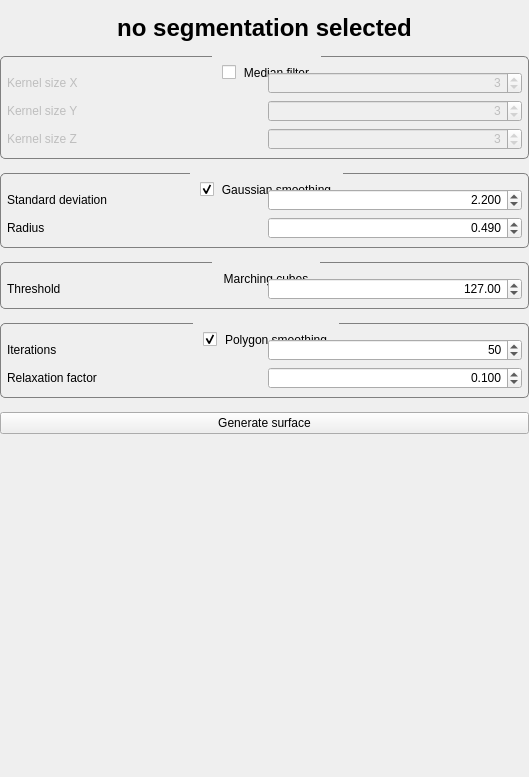
<?xml version="1.0" encoding="UTF-8"?>
<ui version="4.0">
 <class>Voxel2MeshViewControls</class>
 <widget class="QWidget" name="Voxel2MeshViewControls">
  <property name="geometry">
   <rect>
    <x>0</x>
    <y>0</y>
    <width>529</width>
    <height>777</height>
   </rect>
  </property>
  <property name="minimumSize">
   <size>
    <width>0</width>
    <height>0</height>
   </size>
  </property>
  <property name="windowTitle">
   <string>QmitkTemplate</string>
  </property>
  <property name="styleSheet">
   <string notr="true">QGroupBox {
	border-width: 1px; 
	border-style: solid; 
	border-color: grey;
	border-radius: 5px;
	margin-top: 2.5ex;
}


QGroupBox::title {
	subcontrol-origin: margin;
	subcontrol-position: top center;
	padding: 10px 10px;
}

QScrollArea{
	border: 0;
	margin:0;
	padding:0;
}

[mandatoryField=true]{
	background-color: rgb(255, 150, 150);
}

[warningField=true]{
	background-color: rgb(255, 204, 0);
}

[errorField=true]{
	background-color: rgb(255, 150, 150);
}</string>
  </property>
  <layout class="QVBoxLayout" name="verticalLayout">
   <property name="leftMargin">
    <number>0</number>
   </property>
   <property name="topMargin">
    <number>0</number>
   </property>
   <property name="rightMargin">
    <number>0</number>
   </property>
   <property name="bottomMargin">
    <number>0</number>
   </property>
   <item>
    <widget class="QWidget" name="container" native="true">
     <layout class="QVBoxLayout" name="verticalLayout_6">
      <property name="leftMargin">
       <number>0</number>
      </property>
      <property name="topMargin">
       <number>0</number>
      </property>
      <property name="rightMargin">
       <number>0</number>
      </property>
      <property name="bottomMargin">
       <number>0</number>
      </property>
      <item>
       <widget class="QScrollArea" name="scrollArea">
        <property name="widgetResizable">
         <bool>true</bool>
        </property>
        <widget class="QWidget" name="scrollAreaWidgetContents">
         <property name="geometry">
          <rect>
           <x>0</x>
           <y>0</y>
           <width>529</width>
           <height>777</height>
          </rect>
         </property>
         <layout class="QVBoxLayout" name="verticalLayout_3">
          <property name="leftMargin">
           <number>0</number>
          </property>
          <property name="topMargin">
           <number>0</number>
          </property>
          <property name="rightMargin">
           <number>0</number>
          </property>
          <property name="bottomMargin">
           <number>0</number>
          </property>
          <item>
           <layout class="QVBoxLayout" name="verticalLayout_2">
            <property name="spacing">
             <number>14</number>
            </property>
            <item>
             <widget class="QWidget" name="widget_2" native="true">
              <layout class="QVBoxLayout" name="verticalLayout_5">
               <property name="spacing">
                <number>3</number>
               </property>
               <property name="leftMargin">
                <number>0</number>
               </property>
               <property name="topMargin">
                <number>0</number>
               </property>
               <property name="rightMargin">
                <number>0</number>
               </property>
               <property name="bottomMargin">
                <number>0</number>
               </property>
              </layout>
             </widget>
            </item>
            <item>
             <widget class="QLabel" name="selectedImages">
              <property name="font">
               <font>
                <pointsize>18</pointsize>
                <weight>75</weight>
                <bold>true</bold>
               </font>
              </property>
              <property name="text">
               <string>no segmentation selected</string>
              </property>
              <property name="alignment">
               <set>Qt::AlignCenter</set>
              </property>
             </widget>
            </item>
            <item>
             <widget class="QGroupBox" name="medianGroup">
              <property name="title">
               <string>Median filter</string>
              </property>
              <property name="checkable">
               <bool>true</bool>
              </property>
              <property name="checked">
               <bool>false</bool>
              </property>
              <layout class="QVBoxLayout" name="verticalLayout_7">
               <property name="spacing">
                <number>-1</number>
               </property>
               <property name="leftMargin">
                <number>0</number>
               </property>
               <property name="topMargin">
                <number>15</number>
               </property>
               <property name="rightMargin">
                <number>0</number>
               </property>
               <property name="bottomMargin">
                <number>8</number>
               </property>
               <item>
                <widget class="QWidget" name="iterationWidget_2" native="true">
                 <property name="toolTip">
                  <string/>
                 </property>
                 <layout class="QHBoxLayout" name="horizontalLayout_3" stretch="1,1">
                  <property name="leftMargin">
                   <number>6</number>
                  </property>
                  <property name="topMargin">
                   <number>0</number>
                  </property>
                  <property name="rightMargin">
                   <number>6</number>
                  </property>
                  <property name="bottomMargin">
                   <number>0</number>
                  </property>
                  <item>
                   <widget class="QLabel" name="label_4">
                    <property name="text">
                     <string>Kernel size X</string>
                    </property>
                   </widget>
                  </item>
                  <item>
                   <widget class="QSpinBox" name="kernelXSpinBox">
                    <property name="alignment">
                     <set>Qt::AlignRight|Qt::AlignTrailing|Qt::AlignVCenter</set>
                    </property>
                    <property name="minimum">
                     <number>1</number>
                    </property>
                    <property name="maximum">
                     <number>1000</number>
                    </property>
                    <property name="value">
                     <number>3</number>
                    </property>
                   </widget>
                  </item>
                 </layout>
                </widget>
               </item>
               <item>
                <widget class="QWidget" name="relaxationWidget_2" native="true">
                 <property name="toolTip">
                  <string/>
                 </property>
                 <layout class="QHBoxLayout" name="horizontalLayout_6" stretch="1,1">
                  <property name="leftMargin">
                   <number>6</number>
                  </property>
                  <property name="topMargin">
                   <number>0</number>
                  </property>
                  <property name="rightMargin">
                   <number>6</number>
                  </property>
                  <property name="bottomMargin">
                   <number>0</number>
                  </property>
                  <item>
                   <widget class="QLabel" name="label_7">
                    <property name="text">
                     <string>Kernel size Y</string>
                    </property>
                   </widget>
                  </item>
                  <item>
                   <widget class="QSpinBox" name="kernelYSpinBox">
                    <property name="alignment">
                     <set>Qt::AlignRight|Qt::AlignTrailing|Qt::AlignVCenter</set>
                    </property>
                    <property name="minimum">
                     <number>1</number>
                    </property>
                    <property name="maximum">
                     <number>1000</number>
                    </property>
                    <property name="value">
                     <number>3</number>
                    </property>
                   </widget>
                  </item>
                 </layout>
                </widget>
               </item>
               <item>
                <widget class="QWidget" name="reductionWidget_2" native="true">
                 <property name="toolTip">
                  <string/>
                 </property>
                 <layout class="QHBoxLayout" name="horizontalLayout_7" stretch="1,1">
                  <property name="leftMargin">
                   <number>6</number>
                  </property>
                  <property name="topMargin">
                   <number>0</number>
                  </property>
                  <property name="rightMargin">
                   <number>6</number>
                  </property>
                  <property name="bottomMargin">
                   <number>0</number>
                  </property>
                  <item>
                   <widget class="QLabel" name="label_8">
                    <property name="text">
                     <string>Kernel size Z</string>
                    </property>
                   </widget>
                  </item>
                  <item>
                   <widget class="QSpinBox" name="kernelZSpinBox">
                    <property name="alignment">
                     <set>Qt::AlignRight|Qt::AlignTrailing|Qt::AlignVCenter</set>
                    </property>
                    <property name="minimum">
                     <number>1</number>
                    </property>
                    <property name="maximum">
                     <number>1000</number>
                    </property>
                    <property name="value">
                     <number>3</number>
                    </property>
                   </widget>
                  </item>
                 </layout>
                </widget>
               </item>
              </layout>
             </widget>
            </item>
            <item>
             <widget class="QGroupBox" name="gaussGroup">
              <property name="enabled">
               <bool>true</bool>
              </property>
              <property name="title">
               <string>Gaussian smoothing</string>
              </property>
              <property name="checkable">
               <bool>true</bool>
              </property>
              <layout class="QVBoxLayout" name="verticalLayout_4">
               <property name="spacing">
                <number>-1</number>
               </property>
               <property name="leftMargin">
                <number>0</number>
               </property>
               <property name="topMargin">
                <number>15</number>
               </property>
               <property name="rightMargin">
                <number>0</number>
               </property>
               <property name="bottomMargin">
                <number>8</number>
               </property>
               <item>
                <widget class="QWidget" name="iterationWidget_5" native="true">
                 <property name="toolTip">
                  <string>&lt;html&gt;&lt;head/&gt;&lt;body&gt;&lt;p&gt;Standard deviation in pixel units.&lt;/p&gt;&lt;/body&gt;&lt;/html&gt;</string>
                 </property>
                 <layout class="QHBoxLayout" name="horizontalLayout_4" stretch="1,1">
                  <property name="leftMargin">
                   <number>6</number>
                  </property>
                  <property name="topMargin">
                   <number>0</number>
                  </property>
                  <property name="rightMargin">
                   <number>6</number>
                  </property>
                  <property name="bottomMargin">
                   <number>0</number>
                  </property>
                  <item>
                   <widget class="QLabel" name="label_5">
                    <property name="text">
                     <string>Standard deviation</string>
                    </property>
                   </widget>
                  </item>
                  <item>
                   <widget class="QDoubleSpinBox" name="deviationSpinBox">
                    <property name="alignment">
                     <set>Qt::AlignRight|Qt::AlignTrailing|Qt::AlignVCenter</set>
                    </property>
                    <property name="decimals">
                     <number>3</number>
                    </property>
                    <property name="maximum">
                     <double>1000.000000000000000</double>
                    </property>
                    <property name="singleStep">
                     <double>0.050000000000000</double>
                    </property>
                    <property name="value">
                     <double>2.200000000000000</double>
                    </property>
                   </widget>
                  </item>
                 </layout>
                </widget>
               </item>
               <item>
                <widget class="QWidget" name="iterationWidget_6" native="true">
                 <property name="toolTip">
                  <string>&lt;html&gt;&lt;head/&gt;&lt;body&gt;&lt;p&gt;Determine how far out in physical units [mm] the gaussian kernel will go before being clamped to zero. If you increase this value, you'll have to adjust the threshold to prevent a dilated result. The MITK default is 0.49 while ITK-SNAP uses 0.50.&lt;/p&gt;&lt;/body&gt;&lt;/html&gt;</string>
                 </property>
                 <layout class="QHBoxLayout" name="horizontalLayout_13" stretch="1,1">
                  <property name="leftMargin">
                   <number>6</number>
                  </property>
                  <property name="topMargin">
                   <number>0</number>
                  </property>
                  <property name="rightMargin">
                   <number>6</number>
                  </property>
                  <property name="bottomMargin">
                   <number>0</number>
                  </property>
                  <item>
                   <widget class="QLabel" name="label_14">
                    <property name="text">
                     <string>Radius</string>
                    </property>
                   </widget>
                  </item>
                  <item>
                   <widget class="QDoubleSpinBox" name="radiusSpinBox">
                    <property name="alignment">
                     <set>Qt::AlignRight|Qt::AlignTrailing|Qt::AlignVCenter</set>
                    </property>
                    <property name="decimals">
                     <number>3</number>
                    </property>
                    <property name="maximum">
                     <double>1000.000000000000000</double>
                    </property>
                    <property name="singleStep">
                     <double>0.010000000000000</double>
                    </property>
                    <property name="value">
                     <double>0.490000000000000</double>
                    </property>
                   </widget>
                  </item>
                 </layout>
                </widget>
               </item>
              </layout>
             </widget>
            </item>
            <item>
             <widget class="QGroupBox" name="marchingGroup">
              <property name="enabled">
               <bool>true</bool>
              </property>
              <property name="toolTip">
               <string>&lt;html&gt;&lt;head/&gt;&lt;body&gt;&lt;p&gt;&lt;br/&gt;&lt;/p&gt;&lt;/body&gt;&lt;/html&gt;</string>
              </property>
              <property name="title">
               <string>Marching cubes</string>
              </property>
              <property name="checkable">
               <bool>false</bool>
              </property>
              <layout class="QVBoxLayout" name="verticalLayout_10">
               <property name="spacing">
                <number>-1</number>
               </property>
               <property name="leftMargin">
                <number>0</number>
               </property>
               <property name="topMargin">
                <number>15</number>
               </property>
               <property name="rightMargin">
                <number>0</number>
               </property>
               <property name="bottomMargin">
                <number>8</number>
               </property>
               <item>
                <widget class="QWidget" name="iterationWidget_7" native="true">
                 <property name="toolTip">
                  <string>&lt;html&gt;&lt;head/&gt;&lt;body&gt;&lt;p&gt;All intensity values &amp;gt;= threshold will be included in the generated mesh. Remember that this is applied after the gaussian / median filtering. A good base value to start from is label intensity / 2.&lt;/p&gt;&lt;/body&gt;&lt;/html&gt;</string>
                 </property>
                 <layout class="QHBoxLayout" name="horizontalLayout_14" stretch="1,1">
                  <property name="leftMargin">
                   <number>6</number>
                  </property>
                  <property name="topMargin">
                   <number>0</number>
                  </property>
                  <property name="rightMargin">
                   <number>6</number>
                  </property>
                  <property name="bottomMargin">
                   <number>0</number>
                  </property>
                  <item>
                   <widget class="QLabel" name="label_15">
                    <property name="text">
                     <string>Threshold</string>
                    </property>
                   </widget>
                  </item>
                  <item>
                   <widget class="QDoubleSpinBox" name="thresholdSpinBox">
                    <property name="alignment">
                     <set>Qt::AlignRight|Qt::AlignTrailing|Qt::AlignVCenter</set>
                    </property>
                    <property name="maximum">
                     <double>1000000.000000000000000</double>
                    </property>
                    <property name="value">
                     <double>127.000000000000000</double>
                    </property>
                   </widget>
                  </item>
                 </layout>
                </widget>
               </item>
              </layout>
             </widget>
            </item>
            <item>
             <widget class="QGroupBox" name="smoothingGroup">
              <property name="title">
               <string>Polygon smoothing</string>
              </property>
              <property name="checkable">
               <bool>true</bool>
              </property>
              <property name="checked">
               <bool>true</bool>
              </property>
              <layout class="QVBoxLayout" name="verticalLayout_11">
               <property name="spacing">
                <number>-1</number>
               </property>
               <property name="leftMargin">
                <number>0</number>
               </property>
               <property name="topMargin">
                <number>15</number>
               </property>
               <property name="rightMargin">
                <number>0</number>
               </property>
               <property name="bottomMargin">
                <number>8</number>
               </property>
               <item>
                <widget class="QWidget" name="iterationWidget_4" native="true">
                 <property name="toolTip">
                  <string>&lt;html&gt;&lt;head/&gt;&lt;body&gt;&lt;p&gt;Set the number of iterations for the laplacian filter in vtkSmoothPolydataFilter. Higher numbers result in a more smoothed mesh. The VTK documentation recommends small relaxation factors and large numbers of iterations.&lt;/p&gt;&lt;/body&gt;&lt;/html&gt;</string>
                 </property>
                 <layout class="QHBoxLayout" name="horizontalLayout_11" stretch="1,1">
                  <property name="leftMargin">
                   <number>6</number>
                  </property>
                  <property name="topMargin">
                   <number>0</number>
                  </property>
                  <property name="rightMargin">
                   <number>6</number>
                  </property>
                  <property name="bottomMargin">
                   <number>0</number>
                  </property>
                  <item>
                   <widget class="QLabel" name="label_12">
                    <property name="text">
                     <string>Iterations</string>
                    </property>
                   </widget>
                  </item>
                  <item>
                   <widget class="QSpinBox" name="iterationSpinBox">
                    <property name="alignment">
                     <set>Qt::AlignRight|Qt::AlignTrailing|Qt::AlignVCenter</set>
                    </property>
                    <property name="minimum">
                     <number>1</number>
                    </property>
                    <property name="maximum">
                     <number>1000000</number>
                    </property>
                    <property name="value">
                     <number>50</number>
                    </property>
                   </widget>
                  </item>
                 </layout>
                </widget>
               </item>
               <item>
                <widget class="QWidget" name="relaxationWidget_4" native="true">
                 <property name="toolTip">
                  <string>&lt;html&gt;&lt;head/&gt;&lt;body&gt;&lt;p&gt;Specify the relaxation factor for Laplacian smoothing. The VTK documentation recommends small relaxation factors and large numbers of iterations.&lt;/p&gt;&lt;/body&gt;&lt;/html&gt;</string>
                 </property>
                 <layout class="QHBoxLayout" name="horizontalLayout_12" stretch="1,1">
                  <property name="leftMargin">
                   <number>6</number>
                  </property>
                  <property name="topMargin">
                   <number>0</number>
                  </property>
                  <property name="rightMargin">
                   <number>6</number>
                  </property>
                  <property name="bottomMargin">
                   <number>0</number>
                  </property>
                  <item>
                   <widget class="QLabel" name="label_13">
                    <property name="text">
                     <string>Relaxation factor</string>
                    </property>
                   </widget>
                  </item>
                  <item>
                   <widget class="QDoubleSpinBox" name="relaxationSpinBox">
                    <property name="alignment">
                     <set>Qt::AlignRight|Qt::AlignTrailing|Qt::AlignVCenter</set>
                    </property>
                    <property name="decimals">
                     <number>3</number>
                    </property>
                    <property name="singleStep">
                     <double>0.100000000000000</double>
                    </property>
                    <property name="value">
                     <double>0.100000000000000</double>
                    </property>
                   </widget>
                  </item>
                 </layout>
                </widget>
               </item>
              </layout>
             </widget>
            </item>
            <item>
             <widget class="QPushButton" name="generateSurfaceButton">
              <property name="text">
               <string>Generate surface</string>
              </property>
             </widget>
            </item>
            <item>
             <spacer name="verticalSpacer">
              <property name="orientation">
               <enum>Qt::Vertical</enum>
              </property>
              <property name="sizeHint" stdset="0">
               <size>
                <width>20</width>
                <height>40</height>
               </size>
              </property>
             </spacer>
            </item>
           </layout>
          </item>
         </layout>
        </widget>
       </widget>
      </item>
     </layout>
    </widget>
   </item>
  </layout>
 </widget>
 <layoutdefault spacing="6" margin="11"/>
 <resources/>
 <connections/>
</ui>
